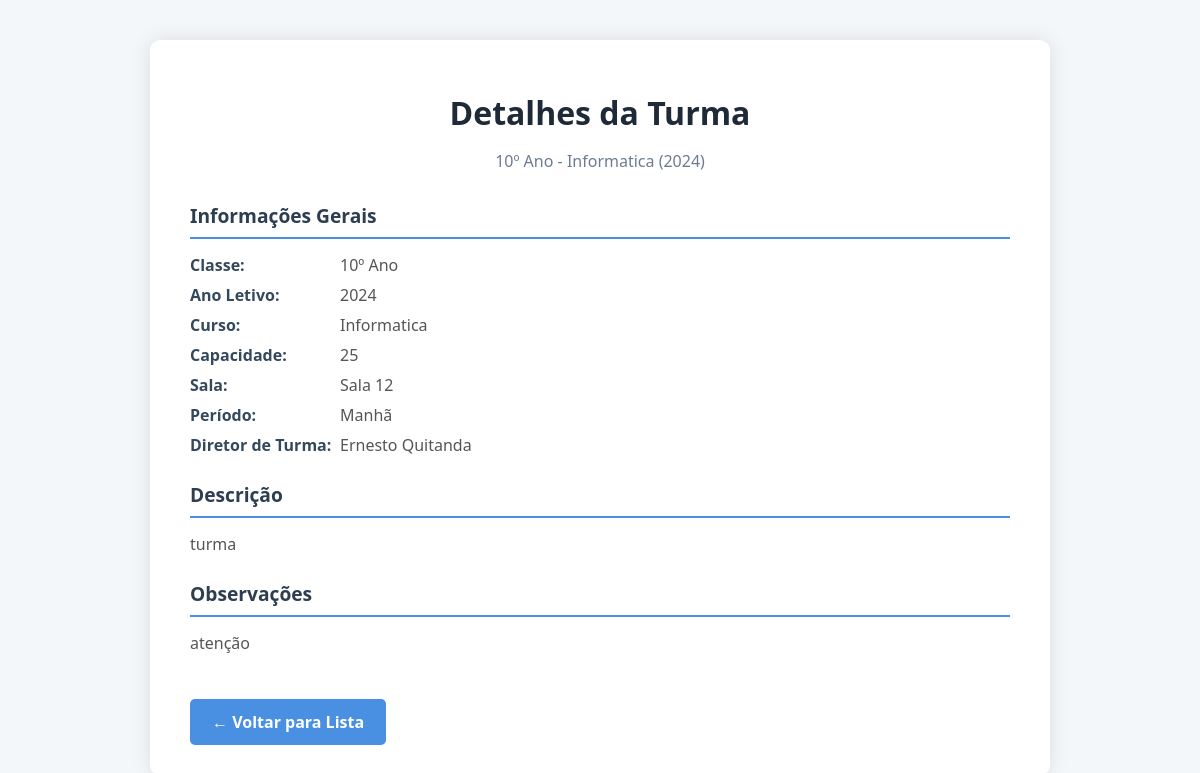
The app's page /admin/view_class.php?id=2 with its own data.
### tables this page shows
CREATE TABLE `turma` (
  `id` int(11) NOT NULL,
  `class_name` varchar(100) NOT NULL,
  `class_grade` varchar(255) DEFAULT NULL,
  `class_course` varchar(255) DEFAULT NULL,
  `class_capacity` varchar(255) DEFAULT NULL,
  `class_room` varchar(50) DEFAULT NULL,
  `class_director_id` int(11) NOT NULL,
  `class_period` varchar(255) DEFAULT NULL,
  `class_year` varchar(255) DEFAULT NULL,
  `class_description` text DEFAULT NULL,
  `class_observations` text DEFAULT NULL,
  `created_at` timestamp NOT NULL DEFAULT current_timestamp(),
  `updated_at` timestamp NOT NULL DEFAULT current_timestamp() ON UPDATE current_timestamp()
);

CREATE TABLE `professores` (
  `id` int(11) NOT NULL,
  `fname` varchar(50) NOT NULL,
  `lname` varchar(50) NOT NULL,
  `genero` enum('M','F','O') NOT NULL COMMENT 'M=Masculino, F=Feminino, O=Outro',
  `data_nascimento` date NOT NULL,
  `num_bi` varchar(13) NOT NULL COMMENT 'Formato: 0000000LA000',
  `foto_bi1` varchar(255) NOT NULL COMMENT 'Caminho para a foto da frente do BI',
  `foto_bi2` varchar(255) NOT NULL COMMENT 'Caminho para a foto do verso do BI',
  `endereco` text NOT NULL,
  `fotoperfil` varchar(255) NOT NULL COMMENT 'Caminho para a foto de perfil',
  `telefone` varchar(9) NOT NULL COMMENT '9 dígitos',
  `email` varchar(100) NOT NULL,
  `especializacao` varchar(50) NOT NULL,
  `nivel_academico` enum('Bacharelato','Licenciatura','Mestrado','Doutorado') NOT NULL,
  `password` varchar(255) NOT NULL COMMENT 'Senha criptografada',
  `status` enum('active','inactive') NOT NULL DEFAULT 'active',
  `created_at` timestamp NOT NULL DEFAULT current_timestamp(),
  `updated_at` timestamp NOT NULL DEFAULT current_timestamp() ON UPDATE current_timestamp(),
  `username` varchar(100) DEFAULT NULL
);

### admin/view_class.php (the view, shortened to what this page needs)
<?php
include('dbconnection.php');
$id = (int)$_GET['id'];
try {
    $stmt = $conn->prepare("SELECT t.*, p.fname, p.lname FROM turma t LEFT JOIN professores p ON t.class_director_id = p.id WHERE t.id = ?");
    $stmt->execute([$id]);
    $class = $stmt->fetch(PDO::FETCH_ASSOC);
} catch (PDOException $e) {
    die("Erro ao buscar turma: " . $e->getMessage());
}
?>
<!DOCTYPE html>
<html lang="pt-BR">
<head>
</head>
<body>
<div class="container">
    <h1>Detalhes da Turma</h1>
    <p class="subtitle"><?= htmlspecialchars($class['class_grade'] . 'º Ano - ' . ucfirst($class['class_course']) . ' (' . $class['class_year'] . ')') ?></p>
    <div class="card-info">
        <div class="info-section">
            <h2>Informações Gerais</h2>
            <div class="info-row"><div class="info-label">Classe:</div><div class="info-value"><?= htmlspecialchars($class['class_grade']) ?>º Ano</div></div>
            <div class="info-row"><div class="info-label">Ano Letivo:</div><div class="info-value"><?= htmlspecialchars($class['class_year']) ?></div></div>
            <div class="info-row"><div class="info-label">Curso:</div><div class="info-value"><?= htmlspecialchars(ucfirst($class['class_course'])) ?></div></div>
            <div class="info-row"><div class="info-label">Capacidade:</div><div class="info-value"><?= htmlspecialchars($class['class_capacity']) ?></div></div>
            <div class="info-row"><div class="info-label">Sala:</div><div class="info-value"><?= htmlspecialchars($class['class_room'] ?: '-') ?></div></div>
            <div class="info-row"><div class="info-label">Período:</div>
                <div class="info-value">
                    <?php
                        if ($class['class_period'] === 'morning') echo 'Manhã';
                        else if ($class['class_period'] === 'afternoon') echo 'Tarde';
                        else echo '-';
                    ?>
                </div>
            </div>
            <div class="info-row"><div class="info-label">Diretor de Turma:</div>
                <div class="info-value">
                    <?= htmlspecialchars($class['fname'] && $class['lname'] ? $class['fname'] . ' ' . $class['lname'] : '-') ?>
                </div>
            </div>
        </div>
        <div class="info-section">
            <h2>Descrição</h2>
            <div class="info-value" style="white-space: pre-wrap;"><?= htmlspecialchars($class['class_description'] ?: '-') ?></div>
        </div>
        <div class="info-section">
            <h2>Observações</h2>
            <div class="info-value" style="white-space: pre-wrap;"><?= htmlspecialchars($class['class_observations'] ?: '-') ?></div>
        </div>
    </div>
    <a href="classes.php" class="btn-back">← Voltar para Lista</a>
</div>
</body>
</html>

### admin/view_class.php (style rules this page uses)
* { box-sizing: border-box; }
body { font-family: 'Segoe UI', Tahoma, Geneva, Verdana, sans-serif; background: #f4f7fa; color: #333; margin: 0; padding: 0 15px; }
.container { max-width: 900px; margin: 40px auto; background: white; border-radius: 10px; box-shadow: 0 0 20px rgba(0,0,0,0.1); padding: 30px 40px; }
h1 { font-weight: 700; font-size: 2rem; margin-bottom: 10px; color: #1e2a38; text-align: center; }
.subtitle { text-align: center; font-size: 1rem; color: #6b7c93; margin-bottom: 30px; }
.card-info { min-width: 280px; }
.info-section { margin-bottom: 25px; }
.info-section h2 { font-size: 1.2rem; border-bottom: 2px solid #4a90e2; padding-bottom: 8px; margin-bottom: 15px; color: #2c3e50; }
.info-row { display: flex; flex-wrap: wrap; margin-bottom: 8px; }
.info-label { flex: 0 0 150px; font-weight: 600; color: #34495e; }
.info-value { flex: 1; color: #555; word-wrap: break-word; }
.btn-back { display: inline-block; background-color: #4a90e2; color: white; padding: 12px 22px; border-radius: 5px; text-decoration: none; font-weight: 600; transition: background-color 0.3s ease; margin-top: 20px; }

### records on screen
turma: class_grade+class_course+class_year "10º Ano - Informatica (2024)", class_grade "10", class_year "2024", class_course "Informatica", class_capacity "25", class_room "Sala 12", professores.fname+lname "Ernesto Quitanda", class_description "turma", class_observations "atenção"
